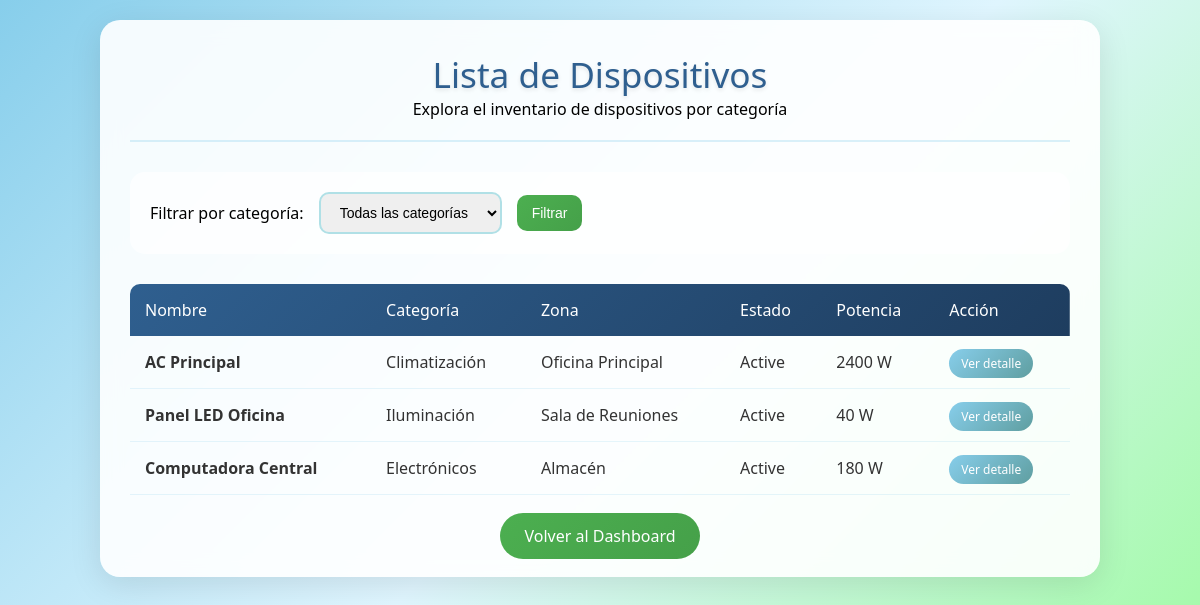
Page /devices/ on the committed database.
### dispositivos/models.py (models this page shows, shortened)
class Device(models.Model):
    STATUS_CHOICES = [
        ('active', 'Active'),
        ('inactive', 'Inactive'),
        ('maintenance', 'Under Maintenance'),
    ]
    organization = models.ForeignKey(Organization, on_delete=models.CASCADE, related_name='devices')
    name = models.CharField(max_length=150)
    model = models.CharField(max_length=100)
    power_watts = models.PositiveIntegerField(help_text="Power in watts")
    category = models.ForeignKey(Category, on_delete=models.CASCADE, related_name='devices')
    zone = models.ForeignKey(Zone, on_delete=models.CASCADE, related_name='devices')
    status = models.CharField(max_length=20, choices=STATUS_CHOICES, default='active')
    consumption = models.IntegerField(help_text="Current consumption in watts")
    created_at = models.DateTimeField(auto_now_add=True)
    updated_at = models.DateTimeField(auto_now=True)
    deleted_at = models.DateTimeField(null=True, blank=True)
    class Meta:
        unique_together = ['name', 'zone']

class Category(models.Model):
    organization = models.ForeignKey(Organization, on_delete=models.CASCADE, related_name='categories')
    name = models.CharField(max_length=100)
    description = models.TextField(blank=True, null=True)
    created_at = models.DateTimeField(auto_now_add=True)
    updated_at = models.DateTimeField(auto_now=True)
    deleted_at = models.DateTimeField(null=True, blank=True)
    class Meta:
        verbose_name_plural = "Categories"
        unique_together = ['name', 'organization']

class Zone(models.Model):
    organization = models.ForeignKey(Organization, on_delete=models.CASCADE, related_name='zones')
    name = models.CharField(max_length=100)
    description = models.TextField(blank=True, null=True)
    location = models.CharField(max_length=200)
    max_capacity = models.DecimalField(max_digits=10, decimal_places=2, help_text="Maximum capacity in kW")
    created_at = models.DateTimeField(auto_now_add=True)
    updated_at = models.DateTimeField(auto_now=True)
    deleted_at = models.DateTimeField(null=True, blank=True)
    class Meta:
        unique_together = ['name', 'organization']

### dispositivos/views.py (the view)
# urls.py: path('devices/', device_list, name='device_list'),  # HU2 - Lista con filtro
def device_list(request):
    organization = Organization.objects.first()  # Temporal
    devices = Device.objects.filter(organization=organization).select_related("category", "zone")
    categories = Category.objects.filter(organization=organization)
    category_filter = request.GET.get('category')
    if category_filter:
        devices = devices.filter(category__id=category_filter)
    context = {
        'devices': devices,
        'categories': categories,
        'selected_category': category_filter,
    }
    return render(request, "dispositivos/device_list.html", context)

### dispositivos/templates/dispositivos/device_list.html (shortened to what this page needs)
<!DOCTYPE html>
<html lang="es">
<head>
</head>
<body>
    <div class="container">
        <div class="header">
            <h1>Lista de Dispositivos</h1>
            <p>Explora el inventario de dispositivos por categoría</p>
        </div>
        <div class="filter-section">
            <form method="GET" class="filter-form">
                <label for="category">Filtrar por categoría:</label>
                <select name="category" id="category">
                    <option value="">Todas las categorías</option>
                </select>
                <button type="submit">Filtrar</button>
            </form>
        </div>
        {% if devices %}
            <table class="devices-table">
                <thead>
                    <tr>
                        <th>Nombre</th>
                        <th>Categoría</th>
                        <th>Zona</th>
                        <th>Estado</th>
                        <th>Potencia</th>
                        <th>Acción</th>
                    </tr>
                </thead>
                <tbody>
                    {% for device in devices %}
                    <tr>
                        <td class="device-name">{{ device.name }}</td>
                        <td>{{ device.category.name }}</td>
                        <td>{{ device.zone.name }}</td>
                        <td>{{ device.get_status_display }}</td>
                        <td>{{ device.power_watts }} W</td>
                        <td>
                            <a href="{% url 'device_detail' device.id %}" class="detail-link">
                                Ver detalle
                            </a>
                        </td>
                    </tr>
                    {% endfor %}
                </tbody>
            </table>
        {% endif %}
        <div class="back-link">
            <a href="{% url 'dashboard' %}" class="btn-back">Volver al Dashboard</a>
        </div>
    </div>
</body>
</html>

### dispositivos/templates/dispositivos/device_list.html (style rules this page uses)
* { margin: 0; padding: 0; box-sizing: border-box; }
body { font-family: 'Segoe UI', Tahoma, Geneva, Verdana, sans-serif; background: linear-gradient(135deg, #87CEEB 0%, #E0F6FF 50%, #98FB98 100%); min-height: 100vh; padding: 20px; }
.container { max-width: 1000px; margin: 0 auto; background: rgba(255, 255, 255, 0.9); backdrop-filter: blur(10px); border-radius: 20px; box-shadow: 0 8px 32px rgba(0, 0, 0, 0.1); padding: 30px; }
.header { text-align: center; margin-bottom: 30px; padding-bottom: 20px; border-bottom: 2px solid rgba(135, 206, 235, 0.3); }
h1 { color: #2F5F8F; font-size: 2.2em; font-weight: 300; text-shadow: 0 2px 4px rgba(0, 0, 0, 0.1); }
.filter-section { margin-bottom: 30px; padding: 20px; background: rgba(255, 255, 255, 0.7); border-radius: 15px; }
.filter-form { display: flex; gap: 15px; align-items: center; flex-wrap: wrap; }
.filter-form select, .filter-form button { padding: 10px 15px; border: 2px solid #B0E0E6; border-radius: 10px; font-size: 14px; }
.filter-form button { background: linear-gradient(135deg, #4CAF50, #45a049); color: white; border: none; cursor: pointer; transition: all 0.3s ease; }
.devices-table { width: 100%; border-collapse: collapse; margin-top: 20px; }
.devices-table thead { background: linear-gradient(135deg, #2F5F8F, #1e3d5f); }
.devices-table th { color: white; padding: 15px; text-align: left; font-weight: 500; }
.devices-table th:first-child { border-top-left-radius: 10px; }
.devices-table th:last-child { border-top-right-radius: 10px; }
.devices-table tbody tr { border-bottom: 1px solid rgba(135, 206, 235, 0.2); transition: all 0.3s ease; }
.devices-table td { padding: 15px; color: #333; }
.device-name { font-weight: 600; color: #2F5F8F; }
.detail-link { background: linear-gradient(135deg, #87CEEB, #5F9EA0); color: white; padding: 6px 12px; text-decoration: none; border-radius: 15px; font-size: 12px; font-weight: 500; transition: all 0.3s ease; }
.back-link { text-align: center; margin-top: 30px; }
.btn-back { background: linear-gradient(135deg, #4CAF50, #45a049); color: white; padding: 12px 24px; text-decoration: none; border-radius: 25px; font-size: 16px; font-weight: 500; transition: all 0.3s ease; }

### rows in the picture
Device: name "AC Principal", category.name "Climatización", zone.name "Oficina Principal", status "Active", power_watts "2400"
Device: name "Panel LED Oficina", category.name "Iluminación", zone.name "Sala de Reuniones", status "Active", power_watts "40"
Device: name "Computadora Central", category.name "Electrónicos", zone.name "Almacén", status "Active", power_watts "180"
